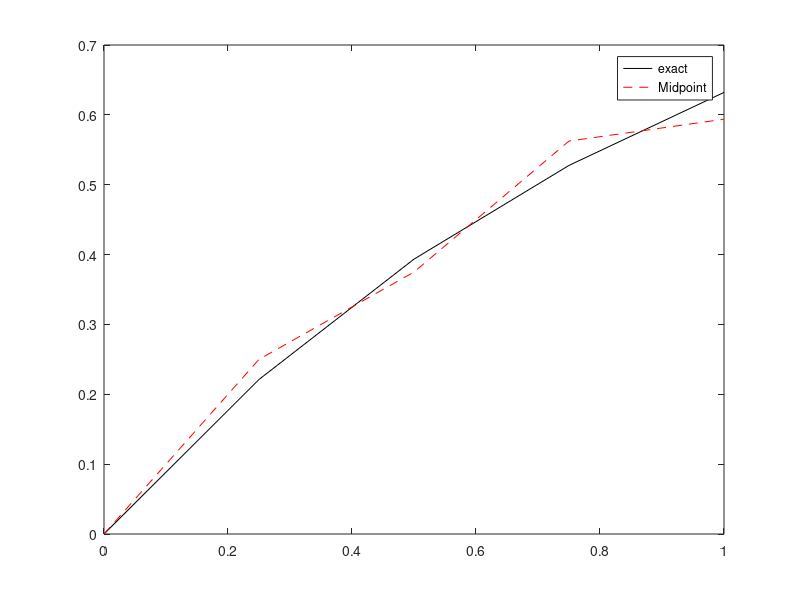

Source code (MATLAB):
clc; close; clear all;

h = 0.25;
t = 0:h:1;
N = length(t);

y_ex = @(y) 1 - exp(-t);

%% Midpoint Method
y = zeros(N,1);
y(2) = y(1) + h*(1-y(1));

for k = 2:N-1
    y(k + 1) = y(k-1) + 2*h*(1-y(k))
end

%% plot
figure;
plot(t, y_ex(t),'k-')
hold on;
plot(t, y, 'r--')
legend('exact','Midpoint')